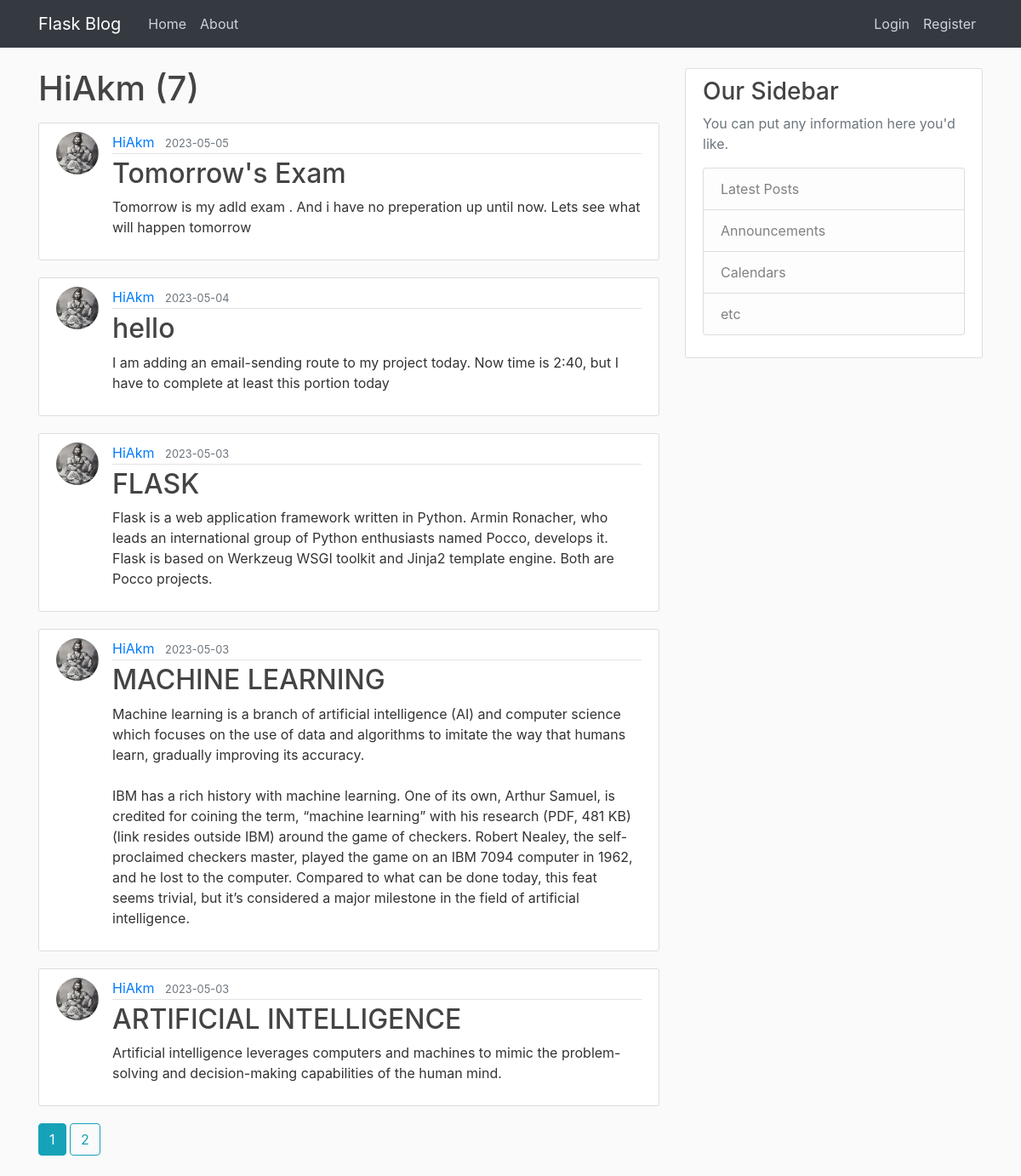
The app's page /user/HiAkm with its own data.
### flaskblog/models.py (models this page shows, shortened)
class User(db.Model, UserMixin):
    id = db.Column(db.Integer, primary_key=True)
    username = db.Column(db.String(20), unique=True, nullable=False)
    email = db.Column(db.String(120), unique=True, nullable=False)
    image_file = db.Column(db.String(20), nullable=False, default='default.jpg')
    password = db.Column(db.String(60), nullable=False)
    posts = db.relationship('Post', backref='author', lazy=True)

class Post(db.Model):
    id = db.Column(db.Integer, primary_key=True)
    title = db.Column(db.String(100), nullable=False)
    date_posted = db.Column(db.DateTime, nullable=False, default=datetime.utcnow)
    content = db.Column(db.Text, nullable=False)
    user_id = db.Column(db.Integer, db.ForeignKey('user.id'), nullable=False)

### flaskblog/users/routes.py (the view)
@users.route("/user/<string:username>")
def user_posts(username):
    page = request.args.get('page', 1, type=int)
    user = User.query.filter_by(username=username).first_or_404()
    posts = Post.query.filter_by(author=user)\
        .order_by(Post.date_posted.desc())\
        .paginate(page=page, per_page=5)
    return render_template('user_posts.html', posts=posts, user=user)

### flaskblog/templates/user_posts.html
{% extends "layout.html" %}
{% block content %}
  <h1 class="mb-3">{{ user.username }} ({{posts.total}})</h1>
    {% for post in posts.items %}
        <article class="media content-section">
          <img class="rounded-circle article-img" src="{{ url_for('static', filename='profile_pics/' + post.author.image_file) }}">
          <div class="media-body">
            <div class="article-metadata">
              <a class="mr-2" href="{{url_for('users.user_posts',username=post.author.username)}}">{{ post.author.username }}</a>
              <small class="text-muted">{{ post.date_posted.strftime('%Y-%m-%d') }}</small>
            </div>
            <h2><a class="article-title" href="{{ url_for('posts.post', post_id=post.id) }}">{{ post.title }}</a></h2>
            <p class="article-content">{{ post.content }}</p>
          </div>
        </article>
        {% endfor %}
        {% for page_num in posts.iter_pages(left_edge=1, right_edge=1, left_current=1, right_current=2) %}
          {% if page_num %}
            {% if posts.page == page_num %}
              <a class="btn btn-info mb-4" href="{{ url_for('users.user_posts',username=user.username, page=page_num) }}">{{ page_num }}</a>
            {% else %}
              <a class="btn btn-outline-info mb-4" href="{{ url_for('users.user_posts',username=user.username, page=page_num) }}">{{ page_num }}</a>
            {% endif %}
          {% else %}
            ........
          {% endif %}
        {% endfor %}
{% endblock content %}

### flaskblog/static/main.css (style rules this page uses)
body { background: #fafafa; color: #333333; margin-top: 5rem; }
h1, h2, h3, h4, h5, h6 { color: #444444; }
.content-section { background: #ffffff; padding: 10px 20px; border: 1px solid #dddddd; border-radius: 3px; margin-bottom: 20px; }
.article-title { color: #444444; }
.article-content { white-space: pre-line; }
.article-img { height: 50px; width: 50px; margin-right: 16px; }
.article-metadata { padding-bottom: 1px; margin-bottom: 4px; border-bottom: 1px solid #e3e3e3 }

### records on screen
User: username "HiAkm"
Post: image_file (picture), author.username "HiAkm", date_posted "2023-05-05", title "Tomorrow's Exam", content "Tomorrow is my adld exam . And i have no preperation up until now. Lets see what will happen tomorrow"
Post: image_file (picture), author.username "HiAkm", date_posted "2023-05-04", title "hello", content "I am adding an email-sending route to my project today. Now time is 2:40, but I have to complete at least this portion today"
Post: image_file (picture), author.username "HiAkm", date_posted "2023-05-03", title "FLASK", content "Flask is a web application framework written in Python. Armin Ronacher, who leads an international group of Python enthusiasts named Pocco, develops it. Flask is based on Werkzeug WSGI toolkit and Jinja2 template engine. Both are Pocco projects."
Post: image_file (picture), author.username "HiAkm", date_posted "2023-05-03", title "MACHINE LEARNING", content "Machine learning is a branch of artificial intelligence (AI) and computer science which focuses on the use of data and algorithms to imitate the way that humans learn, gradually improving its accuracy. IBM has a rich history with machine learning. One of its own, Arthur Samuel, is credited for coining the term, “machine learning” with his research (PDF, 481 KB) (link resides outside IBM) around the game of checkers. Robert Nealey, the self-proclaimed checkers master, played the game on an IBM 7094 computer in 1962, and he lost to the computer. Compared to what can be done today, this feat seems trivial, but it’s considered a major milestone in the field of artificial intelligence."
Post: image_file (picture), author.username "HiAkm", date_posted "2023-05-03", title "ARTIFICIAL INTELLIGENCE", content "Artificial intelligence leverages computers and machines to mimic the problem-solving and decision-making capabilities of the human mind."

### other values on screen
{{ posts.total }} "7"
{{ page_num }} "1"
{{ page_num }} "2"
